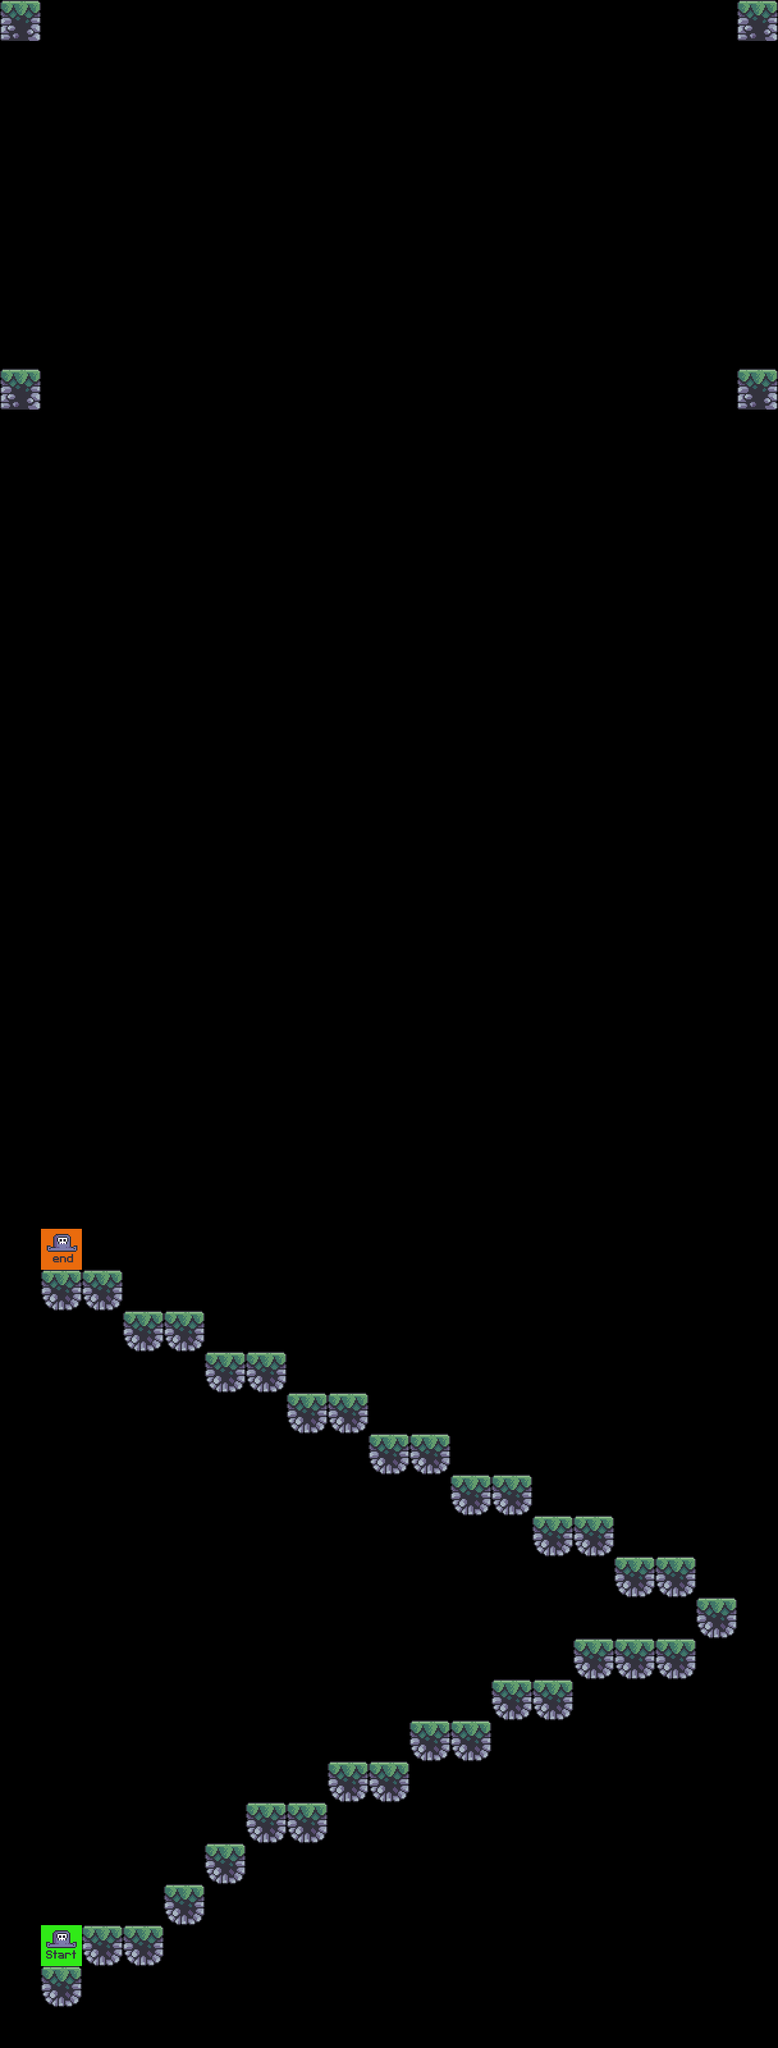

Tiled map render using the project's own tile images. Description and the whole map definition, tile-layer contents included, below:
An orthogonal 19x50 tile map with 64x64 px tiles, 3 tile layers (terrain, traps, player), 3 tilesets.

<map version="1.10" tiledversion="1.10.1" orientation="orthogonal" renderorder="right-down" width="19" height="50" tilewidth="64" tileheight="64" infinite="0" nextlayerid="4" nextobjectid="1">
 <editorsettings>
  <export target="../Game/levels/test/test_level.csv" format="csv" />
 </editorsettings>
 <tileset firstgid="1" source="tilesets/terrain_tiles.tsx" />
 <tileset firstgid="17" source="tilesets/player_tiles.tsx" />
 <tileset firstgid="19" source="tilesets/traps.tsx" />
 <layer id="1" name="terrain" width="19" height="50">
  <data encoding="csv">
4,0,0,0,0,0,0,0,0,0,0,0,0,0,0,0,0,0,4,
0,0,0,0,0,0,0,0,0,0,0,0,0,0,0,0,0,0,0,
0,0,0,0,0,0,0,0,0,0,0,0,0,0,0,0,0,0,0,
0,0,0,0,0,0,0,0,0,0,0,0,0,0,0,0,0,0,0,
0,0,0,0,0,0,0,0,0,0,0,0,0,0,0,0,0,0,0,
0,0,0,0,0,0,0,0,0,0,0,0,0,0,0,0,0,0,0,
0,0,0,0,0,0,0,0,0,0,0,0,0,0,0,0,0,0,0,
0,0,0,0,0,0,0,0,0,0,0,0,0,0,0,0,0,0,0,
0,0,0,0,0,0,0,0,0,0,0,0,0,0,0,0,0,0,0,
4,0,0,0,0,0,0,0,0,0,0,0,0,0,0,0,0,0,4,
0,0,0,0,0,0,0,0,0,0,0,0,0,0,0,0,0,0,0,
0,0,0,0,0,0,0,0,0,0,0,0,0,0,0,0,0,0,0,
0,0,0,0,0,0,0,0,0,0,0,0,0,0,0,0,0,0,0,
0,0,0,0,0,0,0,0,0,0,0,0,0,0,0,0,0,0,0,
0,0,0,0,0,0,0,0,0,0,0,0,0,0,0,0,0,0,0,
0,0,0,0,0,0,0,0,0,0,0,0,0,0,0,0,0,0,0,
0,0,0,0,0,0,0,0,0,0,0,0,0,0,0,0,0,0,0,
0,0,0,0,0,0,0,0,0,0,0,0,0,0,0,0,0,0,0,
0,0,0,0,0,0,0,0,0,0,0,0,0,0,0,0,0,0,0,
0,0,0,0,0,0,0,0,0,0,0,0,0,0,0,0,0,0,0,
0,0,0,0,0,0,0,0,0,0,0,0,0,0,0,0,0,0,0,
0,0,0,0,0,0,0,0,0,0,0,0,0,0,0,0,0,0,0,
0,0,0,0,0,0,0,0,0,0,0,0,0,0,0,0,0,0,0,
0,0,0,0,0,0,0,0,0,0,0,0,0,0,0,0,0,0,0,
0,0,0,0,0,0,0,0,0,0,0,0,0,0,0,0,0,0,0,
0,0,0,0,0,0,0,0,0,0,0,0,0,0,0,0,0,0,0,
0,0,0,0,0,0,0,0,0,0,0,0,0,0,0,0,0,0,0,
0,0,0,0,0,0,0,0,0,0,0,0,0,0,0,0,0,0,0,
0,0,0,0,0,0,0,0,0,0,0,0,0,0,0,0,0,0,0,
0,0,0,0,0,0,0,0,0,0,0,0,0,0,0,0,0,0,0,
0,0,0,0,0,0,0,0,0,0,0,0,0,0,0,0,0,0,0,
0,16,16,0,0,0,0,0,0,0,0,0,0,0,0,0,0,0,0,
0,0,0,16,16,0,0,0,0,0,0,0,0,0,0,0,0,0,0,
0,0,0,0,0,16,16,0,0,0,0,0,0,0,0,0,0,0,0,
0,0,0,0,0,0,0,16,16,0,0,0,0,0,0,0,0,0,0,
0,0,0,0,0,0,0,0,0,16,16,0,0,0,0,0,0,0,0,
0,0,0,0,0,0,0,0,0,0,0,16,16,0,0,0,0,0,0,
0,0,0,0,0,0,0,0,0,0,0,0,0,16,16,0,0,0,0,
0,0,0,0,0,0,0,0,0,0,0,0,0,0,0,16,16,0,0,
0,0,0,0,0,0,0,0,0,0,0,0,0,0,0,0,0,16,0,
0,0,0,0,0,0,0,0,0,0,0,0,0,0,16,16,16,0,0,
0,0,0,0,0,0,0,0,0,0,0,0,16,16,0,0,0,0,0,
0,0,0,0,0,0,0,0,0,0,16,16,0,0,0,0,0,0,0,
0,0,0,0,0,0,0,0,16,16,0,0,0,0,0,0,0,0,0,
0,0,0,0,0,0,16,16,0,0,0,0,0,0,0,0,0,0,0,
0,0,0,0,0,16,0,0,0,0,0,0,0,0,0,0,0,0,0,
0,0,0,0,16,0,0,0,0,0,0,0,0,0,0,0,0,0,0,
0,0,16,16,0,0,0,0,0,0,0,0,0,0,0,0,0,0,0,
0,16,0,0,0,0,0,0,0,0,0,0,0,0,0,0,0,0,0,
0,0,0,0,0,0,0,0,0,0,0,0,0,0,0,0,0,0,0
</data>
 </layer>
 <layer id="3" name="traps" width="19" height="50">
  <data encoding="csv">
0,0,0,0,0,0,0,0,0,0,0,0,0,0,0,0,0,0,0,
0,0,0,0,0,0,0,0,0,0,0,0,0,0,0,0,0,0,0,
0,0,0,0,0,0,0,0,0,0,0,0,0,0,0,0,0,0,0,
0,0,0,0,0,0,0,0,0,0,0,0,0,0,0,0,0,0,0,
0,0,0,0,0,0,0,0,0,0,0,0,0,0,0,0,0,0,0,
0,0,0,0,0,0,0,0,0,0,0,0,0,0,0,0,0,0,0,
0,0,0,0,0,0,0,0,0,0,0,0,0,0,0,0,0,0,0,
0,0,0,0,0,0,0,0,0,0,0,0,0,0,0,0,0,0,0,
0,0,0,0,0,0,0,0,0,0,0,0,0,0,0,0,0,0,0,
0,0,0,0,0,0,0,0,0,0,0,0,0,0,0,0,0,0,0,
0,0,0,0,0,0,0,0,0,0,0,0,0,0,0,0,0,0,0,
0,0,0,0,0,0,0,0,0,0,0,0,0,0,0,0,0,0,0,
0,0,0,0,0,0,0,0,0,0,0,0,0,0,0,0,0,0,0,
0,0,0,0,0,0,0,0,0,0,0,0,0,0,0,0,0,0,0,
0,0,0,0,0,0,0,0,0,0,0,0,0,0,0,0,0,0,0,
0,0,0,0,0,0,0,0,0,0,0,0,0,0,0,0,0,0,0,
0,0,0,0,0,0,0,0,0,0,0,0,0,0,0,0,0,0,0,
0,0,0,0,0,0,0,0,0,0,0,0,0,0,0,0,0,0,0,
0,0,0,0,0,0,0,0,0,0,0,0,0,0,0,0,0,0,0,
0,0,0,0,0,0,0,0,0,0,0,0,0,0,0,0,0,0,0,
0,0,0,0,0,0,0,0,0,0,0,0,0,0,0,0,0,0,0,
0,0,0,0,0,0,0,0,0,0,0,0,0,0,0,0,0,0,0,
0,0,0,0,0,0,0,0,0,0,0,0,0,0,0,0,0,0,0,
0,0,0,0,0,0,0,0,0,0,0,0,0,0,0,0,0,0,0,
0,0,0,0,0,0,0,0,0,0,0,0,0,0,0,0,0,0,0,
0,0,0,0,0,0,0,0,0,0,0,0,0,0,0,0,0,0,0,
0,0,0,0,0,0,0,0,0,0,0,0,0,0,0,0,0,0,0,
0,0,0,0,0,0,0,0,0,0,0,0,0,0,0,0,0,0,0,
0,0,0,0,0,0,0,0,0,0,0,0,0,0,0,0,0,0,0,
0,0,0,0,0,0,0,0,0,0,0,0,0,0,0,0,0,0,0,
0,0,0,0,0,0,0,0,0,0,0,0,0,0,0,0,0,0,0,
0,0,0,0,0,0,0,0,0,0,0,0,0,0,0,0,0,0,0,
0,0,0,0,0,0,0,0,0,0,0,0,0,0,0,0,0,0,0,
0,0,0,0,0,0,0,0,0,0,0,0,0,0,0,0,0,0,0,
0,0,0,0,0,0,0,0,0,0,0,0,0,0,0,0,0,0,0,
0,0,0,0,0,0,0,0,0,0,0,0,0,0,0,0,0,0,0,
0,0,0,0,0,0,0,0,0,0,0,0,0,0,0,0,0,0,0,
0,0,0,0,0,0,0,0,0,0,0,0,0,0,0,0,0,0,0,
0,0,0,0,0,0,0,0,0,0,0,0,0,0,0,0,0,0,0,
0,0,0,0,0,0,0,0,0,0,0,0,0,0,0,0,0,0,0,
0,0,0,0,0,0,0,0,0,0,0,0,0,0,0,0,0,0,0,
0,0,0,0,0,0,0,0,0,0,0,0,0,0,0,0,0,0,0,
0,0,0,0,0,0,0,0,0,0,0,0,0,0,0,0,0,0,0,
0,0,0,0,0,0,0,0,0,0,0,0,0,0,0,0,0,0,0,
0,0,0,0,0,0,0,0,0,0,0,0,0,0,0,0,0,0,0,
0,0,0,0,0,0,0,0,0,0,0,0,0,0,0,0,0,0,0,
0,0,0,0,0,0,0,0,0,0,0,0,0,0,0,0,0,0,0,
0,0,0,0,0,0,0,0,0,0,0,0,0,0,0,0,0,0,0,
0,0,0,0,0,0,0,0,0,0,0,0,0,0,0,0,0,0,0,
0,0,0,0,0,0,0,0,0,0,0,0,0,0,0,0,0,0,0
</data>
 </layer>
 <layer id="2" name="player" width="19" height="50">
  <data encoding="csv">
0,0,0,0,0,0,0,0,0,0,0,0,0,0,0,0,0,0,0,
0,0,0,0,0,0,0,0,0,0,0,0,0,0,0,0,0,0,0,
0,0,0,0,0,0,0,0,0,0,0,0,0,0,0,0,0,0,0,
0,0,0,0,0,0,0,0,0,0,0,0,0,0,0,0,0,0,0,
0,0,0,0,0,0,0,0,0,0,0,0,0,0,0,0,0,0,0,
0,0,0,0,0,0,0,0,0,0,0,0,0,0,0,0,0,0,0,
0,0,0,0,0,0,0,0,0,0,0,0,0,0,0,0,0,0,0,
0,0,0,0,0,0,0,0,0,0,0,0,0,0,0,0,0,0,0,
0,0,0,0,0,0,0,0,0,0,0,0,0,0,0,0,0,0,0,
0,0,0,0,0,0,0,0,0,0,0,0,0,0,0,0,0,0,0,
0,0,0,0,0,0,0,0,0,0,0,0,0,0,0,0,0,0,0,
0,0,0,0,0,0,0,0,0,0,0,0,0,0,0,0,0,0,0,
0,0,0,0,0,0,0,0,0,0,0,0,0,0,0,0,0,0,0,
0,0,0,0,0,0,0,0,0,0,0,0,0,0,0,0,0,0,0,
0,0,0,0,0,0,0,0,0,0,0,0,0,0,0,0,0,0,0,
0,0,0,0,0,0,0,0,0,0,0,0,0,0,0,0,0,0,0,
0,0,0,0,0,0,0,0,0,0,0,0,0,0,0,0,0,0,0,
0,0,0,0,0,0,0,0,0,0,0,0,0,0,0,0,0,0,0,
0,0,0,0,0,0,0,0,0,0,0,0,0,0,0,0,0,0,0,
0,0,0,0,0,0,0,0,0,0,0,0,0,0,0,0,0,0,0,
0,0,0,0,0,0,0,0,0,0,0,0,0,0,0,0,0,0,0,
0,0,0,0,0,0,0,0,0,0,0,0,0,0,0,0,0,0,0,
0,0,0,0,0,0,0,0,0,0,0,0,0,0,0,0,0,0,0,
0,0,0,0,0,0,0,0,0,0,0,0,0,0,0,0,0,0,0,
0,0,0,0,0,0,0,0,0,0,0,0,0,0,0,0,0,0,0,
0,0,0,0,0,0,0,0,0,0,0,0,0,0,0,0,0,0,0,
0,0,0,0,0,0,0,0,0,0,0,0,0,0,0,0,0,0,0,
0,0,0,0,0,0,0,0,0,0,0,0,0,0,0,0,0,0,0,
0,0,0,0,0,0,0,0,0,0,0,0,0,0,0,0,0,0,0,
0,0,0,0,0,0,0,0,0,0,0,0,0,0,0,0,0,0,0,
0,18,0,0,0,0,0,0,0,0,0,0,0,0,0,0,0,0,0,
0,0,0,0,0,0,0,0,0,0,0,0,0,0,0,0,0,0,0,
0,0,0,0,0,0,0,0,0,0,0,0,0,0,0,0,0,0,0,
0,0,0,0,0,0,0,0,0,0,0,0,0,0,0,0,0,0,0,
0,0,0,0,0,0,0,0,0,0,0,0,0,0,0,0,0,0,0,
0,0,0,0,0,0,0,0,0,0,0,0,0,0,0,0,0,0,0,
0,0,0,0,0,0,0,0,0,0,0,0,0,0,0,0,0,0,0,
0,0,0,0,0,0,0,0,0,0,0,0,0,0,0,0,0,0,0,
0,0,0,0,0,0,0,0,0,0,0,0,0,0,0,0,0,0,0,
0,0,0,0,0,0,0,0,0,0,0,0,0,0,0,0,0,0,0,
0,0,0,0,0,0,0,0,0,0,0,0,0,0,0,0,0,0,0,
0,0,0,0,0,0,0,0,0,0,0,0,0,0,0,0,0,0,0,
0,0,0,0,0,0,0,0,0,0,0,0,0,0,0,0,0,0,0,
0,0,0,0,0,0,0,0,0,0,0,0,0,0,0,0,0,0,0,
0,0,0,0,0,0,0,0,0,0,0,0,0,0,0,0,0,0,0,
0,0,0,0,0,0,0,0,0,0,0,0,0,0,0,0,0,0,0,
0,0,0,0,0,0,0,0,0,0,0,0,0,0,0,0,0,0,0,
0,17,0,0,0,0,0,0,0,0,0,0,0,0,0,0,0,0,0,
0,0,0,0,0,0,0,0,0,0,0,0,0,0,0,0,0,0,0,
0,0,0,0,0,0,0,0,0,0,0,0,0,0,0,0,0,0,0
</data>
 </layer>
</map>
